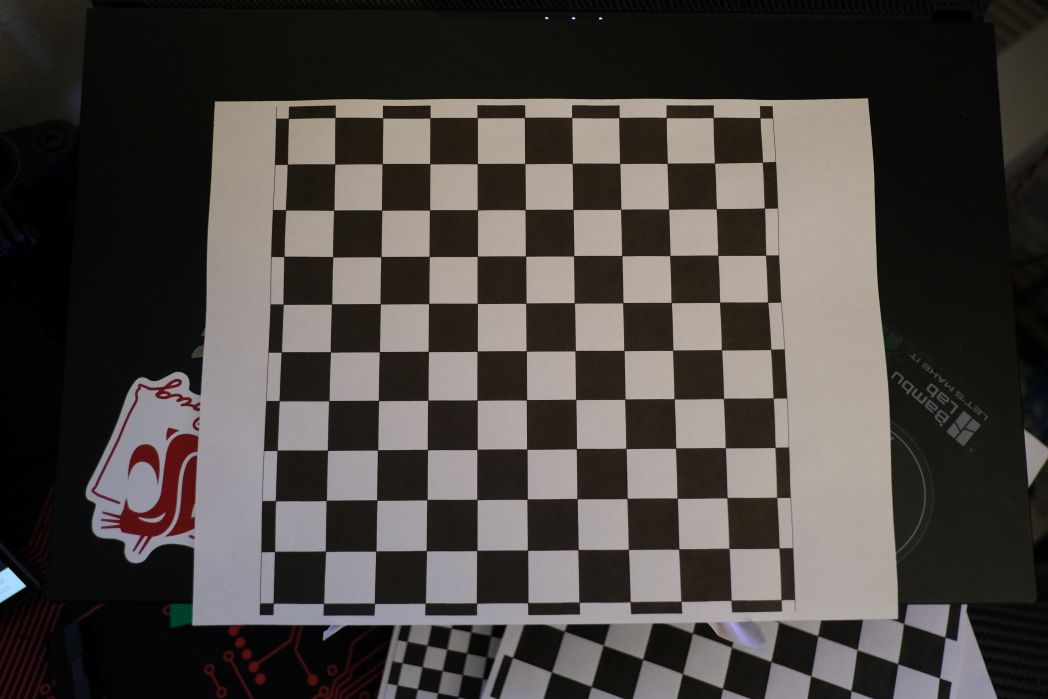
#> input picture photos/DSCF3020.JPG, 1048 x 699 px
$ python opencvUI.py
#> lines starting #> are read from the running program, lines starting #| are printed output that depends on the picture
import cv2
import numpy as np

# === CONFIG ===
CHESSBOARD_SIZE = (11, 11)  # inner corners: 9 cols x 6 rows (standard)

image_path = 'photos/DSCF3020.JPG'  # CHANGE THIS
# === MAIN FUNCTION ===
def detect_chessboard_auto(image_path):
#> called with image_path = 'photos/DSCF3020.JPG'
    img = cv2.imread(image_path)
#> img is the input picture: shape (699, 1048, 3); mean B, G, R 64.8, 68.1, 72.9
    if img is None:
        print("Error: Image not found!")
        return

    # Work on a copy
    original = img.copy()
    gray = cv2.cvtColor(img, cv2.COLOR_BGR2GRAY)

    # === Smart Preprocessing ===
    # # 1. Increase contrast
    # enhanced = cv2.convertScaleAbs(gray, alpha=2.0, beta=0)

    # # 2. Reduce noise
    # blurred = cv2.GaussianBlur(enhanced, (5, 5), 0)

    # # 3. Local contrast (CLAHE)
    # clahe = cv2.createCLAHE(clipLimit=3.0, tileGridSize=(8,8))
    # clahe_img = clahe.apply(blurred)

    # # 4. Adaptive threshold
    # binary = cv2.adaptiveThreshold(
    #     clahe_img, 255, cv2.ADAPTIVE_THRESH_GAUSSIAN_C,
    #     cv2.THRESH_BINARY, 15, -5
    # )

    binary = gray

    # === Find Chessboard ===
    criteria = (cv2.TERM_CRITERIA_EPS + cv2.TERM_CRITERIA_MAX_ITER, 30, 0.001)
    found, corners = cv2.findChessboardCorners(
        binary, CHESSBOARD_SIZE, None,
        flags=cv2.CALIB_CB_ADAPTIVE_THRESH +
              cv2.CALIB_CB_EXHAUSTIVE
    )
#> found = False; corners = None

    # Refine corners if found
    if found:
        cv2.cornerSubPix(binary, corners, (11,11), (-1,-1), criteria)

    # === Display Result ===
    display = cv2.cvtColor(binary, cv2.COLOR_GRAY2BGR)

    if found:
        # cv2.drawChessboardCorners(display, CHESSBOARD_SIZE, corners, found)
        status = "CHESSBOARD FOUND!"
        color = (0, 255, 0)
        print(f"Success: {len(corners)} corners detected.")
    else:
        status = "CHESSBOARD NOT FOUND"
        color = (0, 0, 255)
        print("Failed to detect chessboard.")

    # Overlay status
    cv2.putText(display, status, (10, 40), cv2.FONT_HERSHEY_SIMPLEX,
                1.2, color, 3)
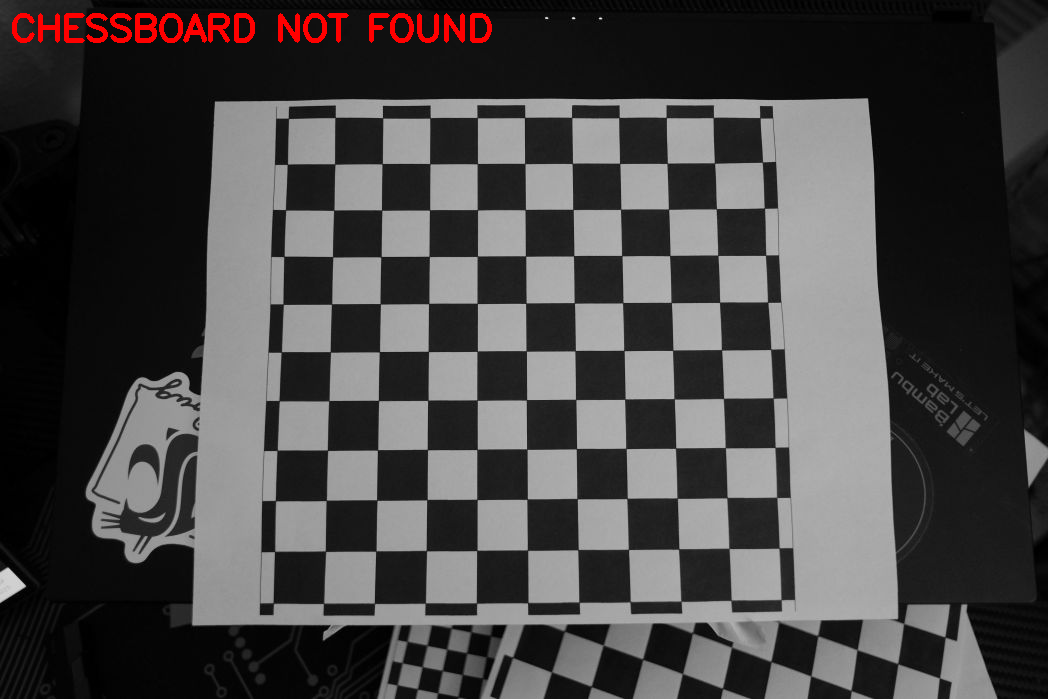
#> display: shape (699, 1048, 3); mean B, G, R 69.1, 69.1, 71.2

    cv2.imshow('Chessboard Auto-Detector', display)
    print("Press 's' to save | 'q' to quit")

    while True:
        key = cv2.waitKey(1) & 0xFF
#> (key q is pressed here)
        if key == ord('q'):
            break
        elif key == ord('s'):
            fname = 'auto_detected_chessboard.png'
            cv2.imwrite(fname, display)
            print(f"Saved: {fname}")

    cv2.destroyAllWindows()

# === RUN ===
if __name__ == "__main__":
    detect_chessboard_auto(image_path)

$ run again, with photos/DSCF2920.jpg copied over photos/DSCF3020.JPG
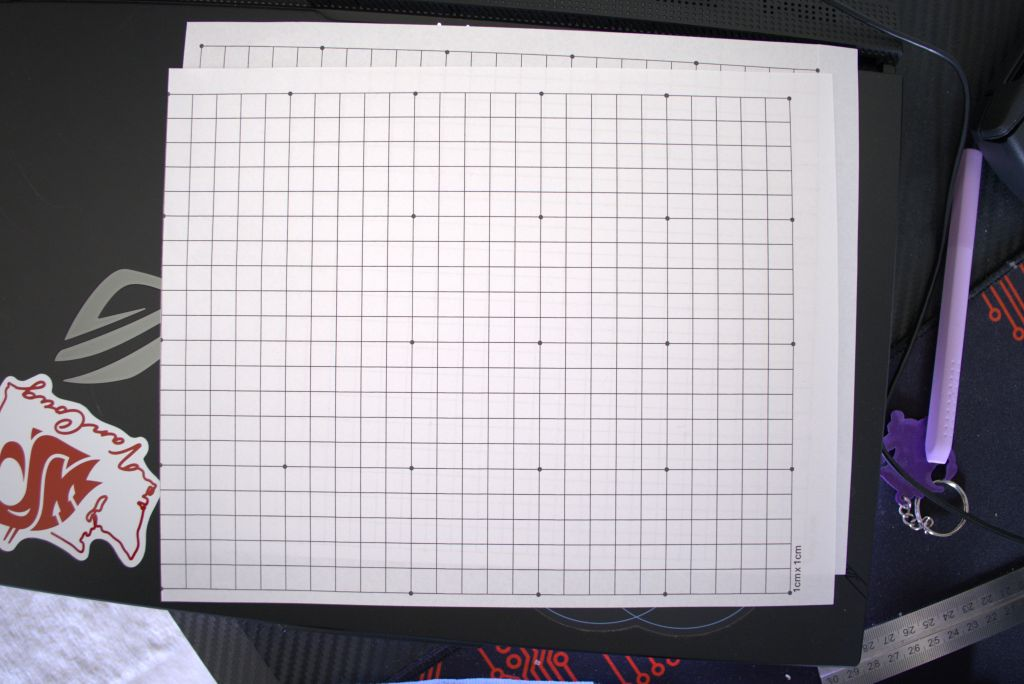
#> input picture photos/DSCF2920.jpg, 1024 x 684 px
#> in detect_chessboard_auto, img is the input picture: shape (684, 1024, 3); mean B, G, R 157.2, 150.3, 154.9
#> in detect_chessboard_auto, `gray = cv2.cvtColor(img, cv2.COLOR_BGR2GRAY)`:
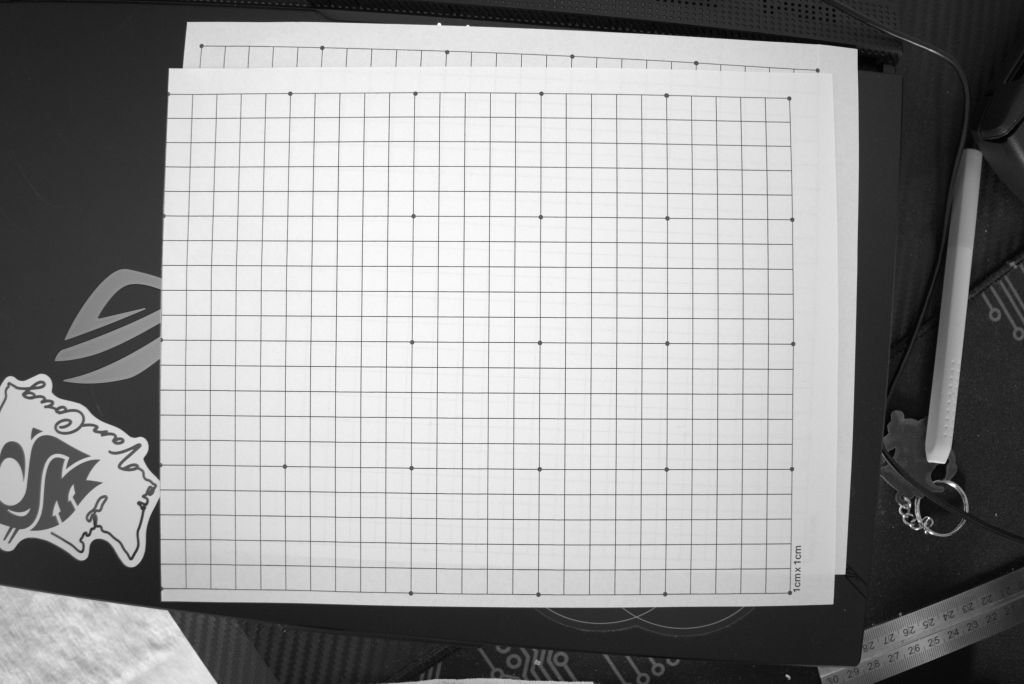
#> gray: shape (684, 1024); min 0, max 255, mean 152.4
#> found = False; corners = None
#> in detect_chessboard_auto, `cv2.putText(display, status, (10, 40), cv2.FONT_HERSHEY_SIMPLEX, 1.2, ..`:
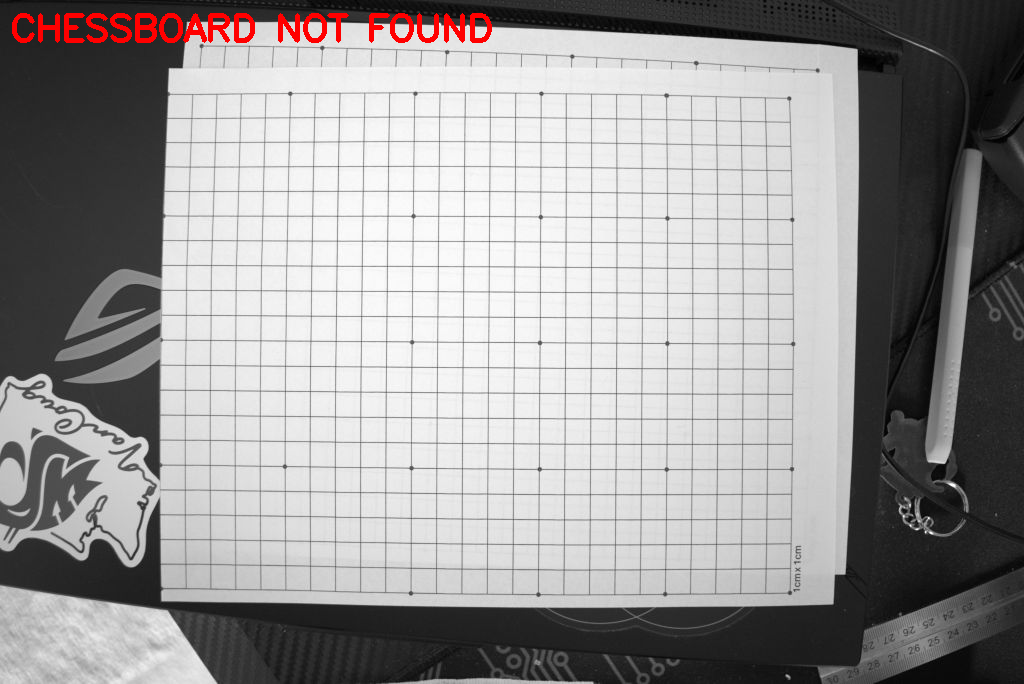
#> display: shape (684, 1024, 3); mean B, G, R 151.4, 151.4, 153.7

$ run again, with photos/DSCF2922.jpg copied over photos/DSCF3020.JPG
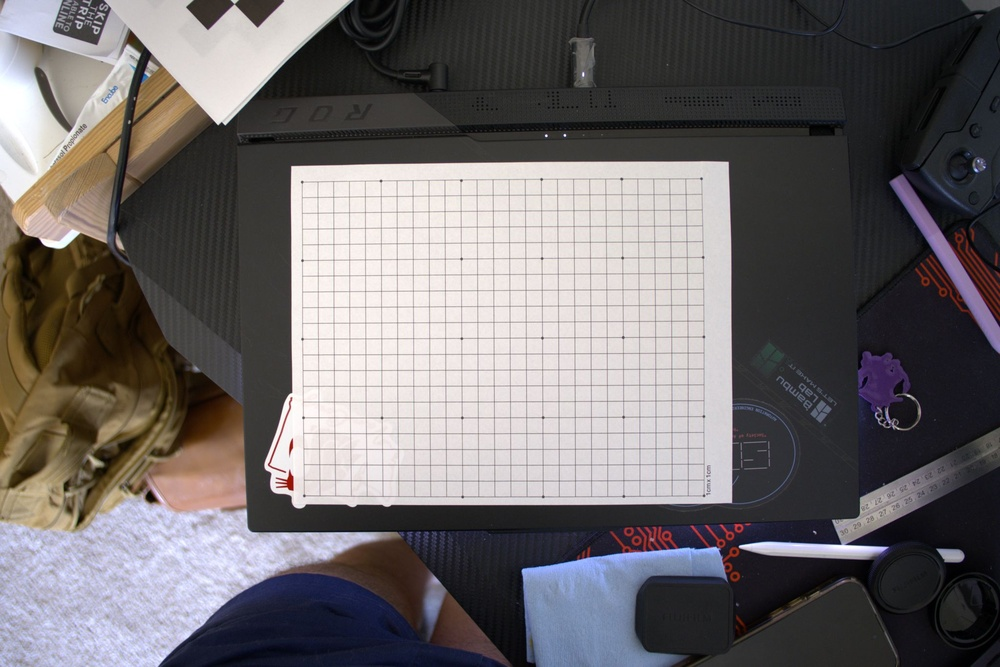
#> input picture photos/DSCF2922.jpg, 1000 x 667 px, shrunk from 2048 x 1367 before the run
#> in detect_chessboard_auto, img is the input picture: shape (667, 1000, 3); mean B, G, R 106.2, 104.9, 109.3
#> in detect_chessboard_auto, `gray = cv2.cvtColor(img, cv2.COLOR_BGR2GRAY)`:
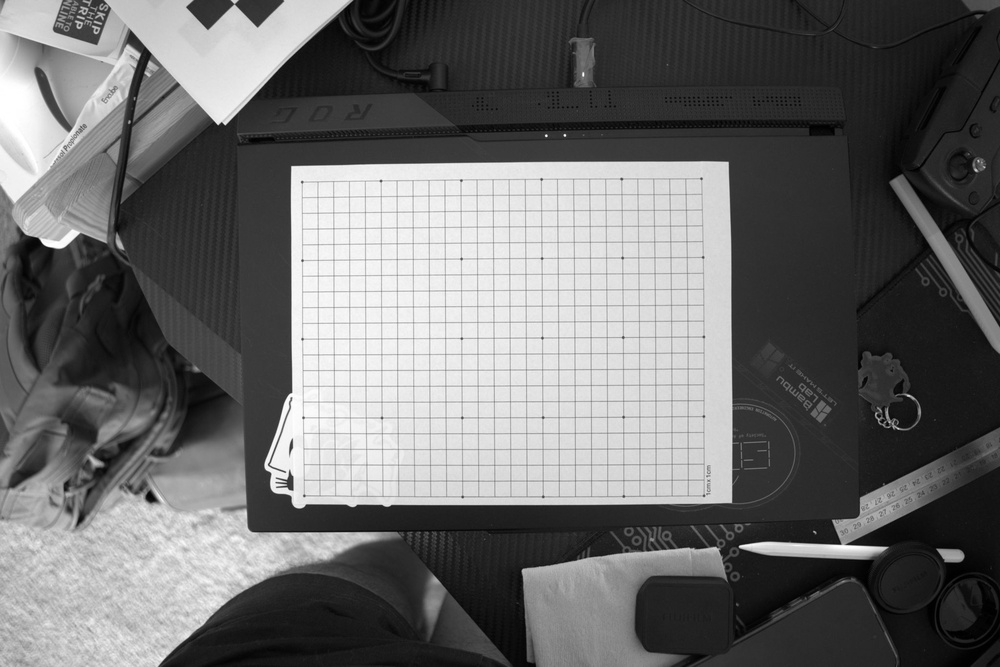
#> gray: shape (667, 1000); min 0, max 255, mean 106.3
#> found = False; corners = None
#> in detect_chessboard_auto, `cv2.putText(display, status, (10, 40), cv2.FONT_HERSHEY_SIMPLEX, 1.2, ..`:
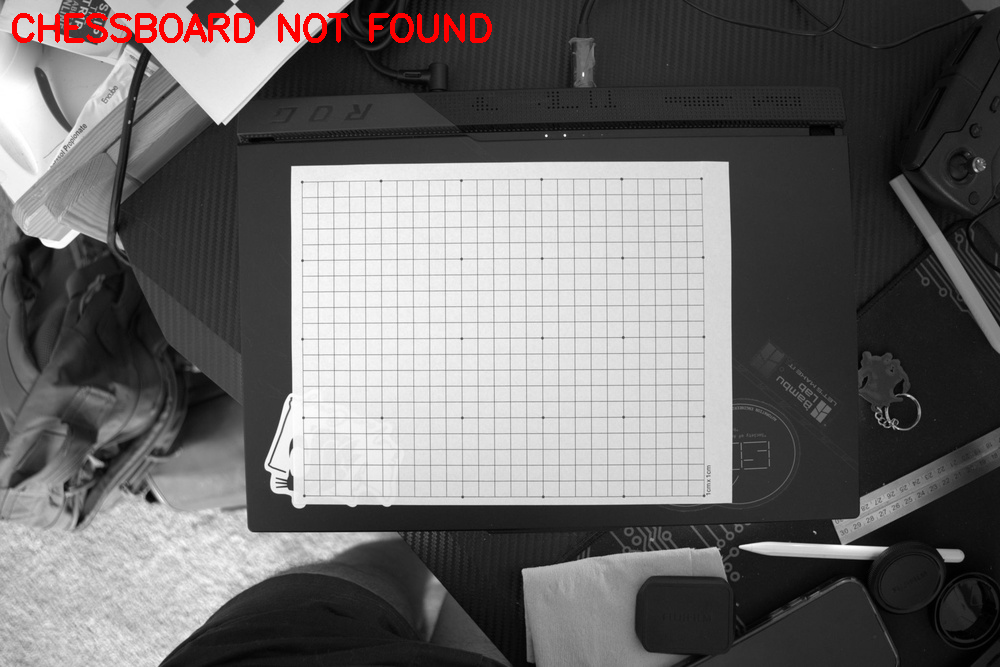
#> display: shape (667, 1000, 3); mean B, G, R 105.2, 105.2, 107.5
